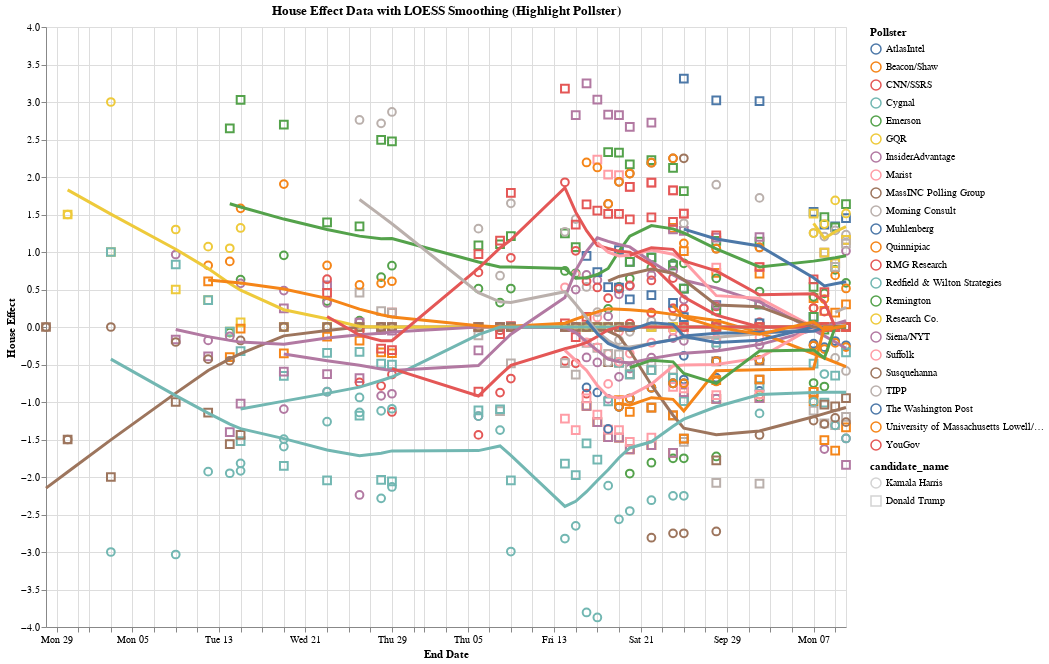

Source (notebook cell):
### Markdown cell above
#### Time Series of Pollster House Effects in State

### Code cell
import altair as alt

# Define selection for highlighting specific pollster
highlight = alt.selection_multi(fields=['pollster'], bind='legend')

# Manually map shapes for the candidates ('circle' for Kamala Harris and 'square' for Donald Trump)
shape_scale = alt.Scale(domain=['Kamala Harris', 'Donald Trump'], range=['circle', 'square'])

# Scatter plot for house effect data with shape highlight based on candidate_name (restricted to circle and square)
scatter = alt.Chart(he_agg).mark_point(size=60).encode(
    x=alt.X('end_date:T', title='End Date'),
    y=alt.Y('house_effect:Q', title='House Effect'),
    color=alt.condition(highlight, 'pollster:N', alt.value('lightgray'), legend=alt.Legend(title="Pollster")),  # Color for pollster with legend
    shape=alt.condition(
        highlight, 
        alt.Shape('candidate_name:N', scale=shape_scale),  # Shape encoding based on candidate
        alt.value('circle')  # Default shape for non-selected points
    ),
    opacity=alt.condition(highlight, alt.value(1), alt.value(0.3)),  # Reduce opacity for non-selected points
    tooltip=['pollster', 'candidate_name', 'end_date', 'house_effect']
).properties(
    width=800,
    height=600
).add_selection(
    highlight
)

# LOESS smoothing for each pollster (groupby pollster)
loess = alt.Chart(he_agg).transform_loess(
    'end_date', 'house_effect', groupby=['pollster']
).mark_line(size=3).encode(
    x='end_date:T',
    y='house_effect:Q',
    color=alt.condition(highlight, 'pollster:N', alt.value('lightgray')),  # Color highlighting for LOESS curve
    size=alt.condition(highlight, alt.value(3), alt.value(1)),  # Thicker line for selected pollsters
    opacity=alt.condition(highlight, alt.value(1), alt.value(0.3))  # Reduce opacity for non-selected lines
)

# Layering the scatter plot and LOESS smoothing curve
final_chart = alt.layer(scatter, loess).properties(
    title="House Effect Data with LOESS Smoothing (Highlight Pollster)"
)

# Display the final chart
final_chart.display()

### Figure 1 — Vega-Lite specification as saved in the notebook (floating-point values rounded to 4 significant figures; data arrays with more than 128 entries replaced by an {"elided": "..."} marker saying what was removed)
{"config": {"view": {"continuousWidth": 300, "continuousHeight": 300}}, "layer": [{"mark": {"type": "point", "size": 60}, "encoding": {"color": {"condition": {"param": "param_11", "field": "pollster", "type": "nominal", "legend": {"title": "Pollster"}}, "value": "lightgray"}, "opacity": {"condition": {"param": "param_11", "value": 1}, "value": 0.3}, "shape": {"condition": {"param": "param_11", "field": "candidate_name", "scale": {"domain": ["Kamala Harris", "Donald Trump"], "range": ["circle", "square"]}, "type": "nominal"}, "value": "circle"}, "tooltip": [{"field": "pollster", "type": "nominal"}, {"field": "candidate_name", "type": "nominal"}, {"field": "end_date", "type": "temporal"}, {"field": "house_effect", "type": "quantitative"}], "x": {"field": "end_date", "title": "End Date", "type": "temporal"}, "y": {"field": "house_effect", "title": "House Effect", "type": "quantitative"}}, "name": "view_11"}, {"mark": {"type": "line", "size": 3}, "encoding": {"color": {"condition": {"param": "param_11", "field": "pollster", "type": "nominal"}, "value": "lightgray"}, "opacity": {"condition": {"param": "param_11", "value": 1}, "value": 0.3}, "size": {"condition": {"param": "param_11", "value": 3}, "value": 1}, "x": {"field": "end_date", "type": "temporal"}, "y": {"field": "house_effect", "type": "quantitative"}}, "transform": [{"loess": "house_effect", "on": "end_date", "groupby": ["pollster"]}]}], "data": {"name": "data-787342fe1d7840adcc2866b5e74c4549"}, "height": 600, "params": [{"name": "param_11", "select": {"type": "point", "fields": ["pollster"]}, "bind": "legend", "views": ["view_11"]}], "title": "House Effect Data with LOESS Smoothing (Highlight Pollster)", "width": 800, "$schema": "https://vega.github.io/schema/vega-lite/v5.20.1.json", "datasets": {"data-787342fe1d7840adcc2866b5e74c4549": {"elided": "806 records"}}}
